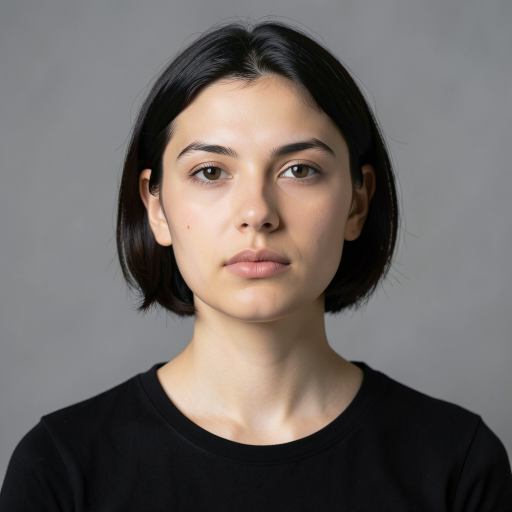
#> input picture examples/04-image-references/ref-1-portrait.png, 1024 x 1024 px (shown at 1/2 size)
$ python -i h3_bleed.py   (imports and definitions only)
#> lines starting #> are read from the running program, lines starting #| are printed output that depends on the picture
#> further down, picture is the input picture: shape (1024, 1024, 3); mean B, G, R 100.1, 103.7, 110.1
#!/usr/bin/env python
"""h3_bleed.py — measure how much of a reference image is showing through.

WHY THIS EXISTS. `h3_score.py` measures psnr_ref, loop_db, flicker and audio_rms.
None of them detect reference bleed: every one compares a clip against a
CONVERGED RUN OF ITSELF, so a clip that faithfully reproduces the reference on
every frame scores perfectly. The bleed complaint had no instrument behind it.

WHAT IT MEASURES, and why the shape matters more than the number.

  ncc[t]  normalised cross-correlation between output frame t and the reference,
          on mean-removed luma at a common analysis size. Scale-free and
          brightness-free, so a clip that merely shares the reference's exposure
          does not score.

The CURVE is the diagnosis, not the mean, because the two mechanisms in
docs/H3_REFERENCE_BLEED.md produce different curves:

  DECAYING from frame 0   -> reference-COPY. The last reference sits 1.000 RoPE
                             time-units from frame 0 while frame 1 sits 1.667
                             away, so a copy head has its strongest pull at the
                             start and it washes out.
  FLAT across the clip    -> posterior-mean COLLAPSE. At 4 steps the committed
                             x0 comes from sigma 0.800 and the reference is the
                             only clean signal in the attention window, so it
                             biases every frame equally.

  band    the fraction of total NCC contribution falling in the central vertical
          third of the frame. `_frame_grid` area-normalises around centre 16.0,
          so mechanism (1) predicts the ghost lands as a TALL NARROW BAND THROUGH
          THE VERTICAL CENTRE. A band score well above 1/3 is that signature.

THE CONTROL YOU MUST NOT SKIP. An NCC of 0.4 means nothing on its own — a rap
video and its own character reference share a person, a palette and a framing.
So every run also scores the clip against a MISMATCHED reference: one belonging
to a different clip. Bleed is (matched - mismatched), not matched. Without that
baseline every number here flatters itself.

Usage:
  h3_bleed.py --clip <mp4> --refs <png> [<png> ...] [--control <png>]
  h3_bleed.py --ledger            # score recent reference-conditioned H3 clips
"""
import argparse, json, os, sys, glob
import numpy as np
import cv2

AW, AH = 320, 176           # analysis size; cheap and enough for a ghost
LEDGER = os.path.expanduser(r"~\.aiplay-studio\clips.json")
# ⚠ NOT A HARDCODED RIG PATH ANY MORE. This shipped with one author's bench root
# baked in, which is meaningless on anyone else's machine - and is why the published
# repo could not run the script it cites. AIPLAY_RIG names the ComfyUI install, and
# --clip/--refs bypass these entirely, which is the portable way in.
RIG = os.environ.get("AIPLAY_RIG", "")
INPUT_DIR = os.environ.get("AIPLAY_INPUT_DIR") or (
    os.path.join(RIG, "ComfyUI", "input") if RIG else "")
CLIP_DIR = os.environ.get("AIPLAY_CLIP_DIR") or (
    os.path.join(RIG, "ComfyUI", "output", "clips") if RIG else "")


def _gray(img, fit=False):
    """Luma at the analysis size.

    `fit` PRESERVES ASPECT by letterboxing instead of stretching, and it matters
    more than it looks. References here are not 16:9 — the ones in use are
    942x395, 1372x1190 and 768x1344, the last of which is PORTRAIT. Squashing a
    768x1344 reference into a 320x176 landscape frame destroys a correlation the
    eye picks up instantly: on mv_bone-waffle-cgi_s1_4_mtgkjbnr the first three
    output frames are visibly that reference, yet stretched-NCC scored it at
    0.044 and picked a different reference as the frame-0 owner.

    Fitting is also what the pipeline does. `ref_image_size: "match"`
    (workflow.js:1404) scales a reference to the generation's pixel AREA while
    PRESERVING ASPECT, so the model never sees a stretched reference either.
    Measuring against a stretched one measures something the model was never
    shown.
    """
#> called with fit = False
    if img is None:
        return None
    g = cv2.cvtColor(img, cv2.COLOR_BGR2GRAY) if img.ndim == 3 else img
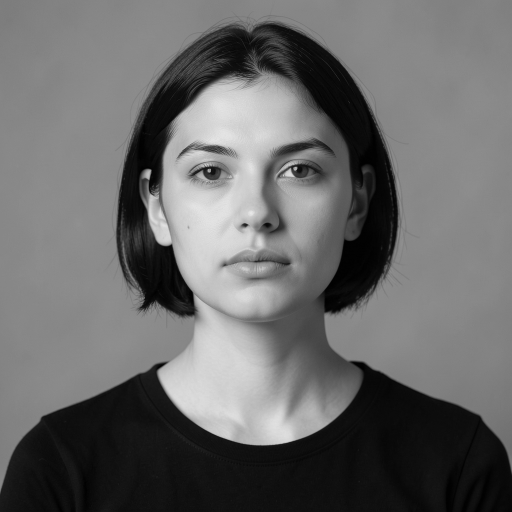
#> g: shape (1024, 1024) (shown at 1/2 size); min 0, max 236, mean 105.2
    if not fit:
        return cv2.resize(g, (AW, AH), interpolation=cv2.INTER_AREA).astype(np.float32)
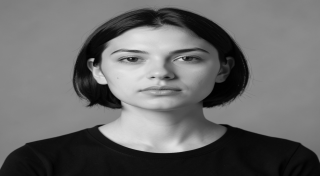
#> returned value: shape (176, 320) float32; min 1, max 228, mean 105.2
    h, w = g.shape[:2]
    s = min(AW / w, AH / h)
    nw, nh = max(1, int(round(w * s))), max(1, int(round(h * s)))
    r = cv2.resize(g, (nw, nh), interpolation=cv2.INTER_AREA)
    canvas = np.full((AH, AW), float(r.mean()), np.float32)   # pad with its own
    y0, x0 = (AH - nh) // 2, (AW - nw) // 2                    # mean, so the pad
    canvas[y0:y0 + nh, x0:x0 + nw] = r                         # adds no signal
    return canvas


# [185 lines left out: functions _frames, _ncc_map, score, from_ledger, main, not called in this run]


# [2 lines not run here, left out]

>>> import cv2
>>> picture = cv2.imread('../examples/04-image-references/ref-1-portrait.png')
>>> result = _gray(picture)
